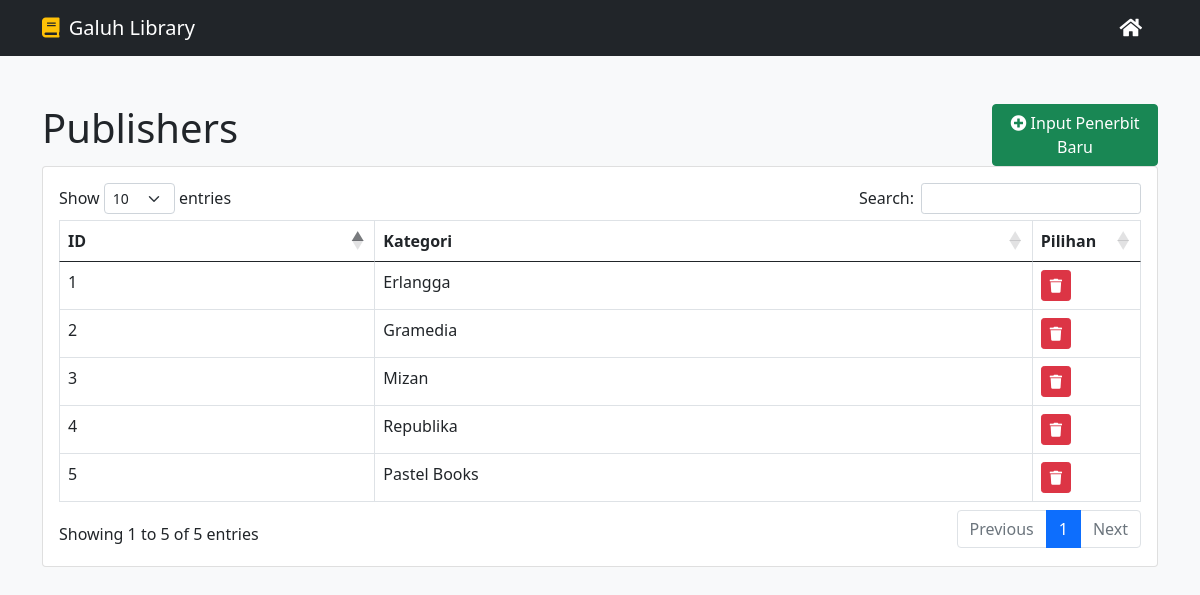
The page /publishers.php on the database its author committed.
### tables this page shows
CREATE TABLE `publishers` (
  `publisher_id` int(11) NOT NULL,
  `publisher_name` varchar(30) NOT NULL
);

### publishers.php (the view)
<?php include("master/head.php"); ?>
<div class="container">
    <div class="row">
        <div class="col-md-10">
            <h1>Publishers</h1>
        </div>
        <div class="col-md-2">
            <a class="btn btn-success float-end" href="input-publisher.php"><i class="fas fa-plus-circle"></i> Input Penerbit Baru</a>
        </div>
    </div>
    <div class="card card-light">
        <div class="card-body">
            <table class="table table-bordered" id="publishers">
                <thead>
                    <tr>
                        <th>ID</th>
                        <th>Kategori</th>
                        <th>Pilihan</th>
                    </tr>
                </thead>
                <tbody>
                    <?php
                        $sql = "SELECT * FROM publishers";
                        $query = mysqli_query($db, $sql);
                        while($publishers = mysqli_fetch_array($query)){
                            echo "<tr>";
                            echo "<td>".$publishers['publisher_id']."</td>";
                            echo "<td>".$publishers['publisher_name']."</td>";
                            echo "<td style='width:10%'>";
                            echo "<a class='btn btn-danger btn-sm' href='delete-publisher.php?publisher_id=".$publishers['publisher_id']."#publishers'><i class='fas fa-trash'></i></a>";
                            echo "</td>";
                            echo "</tr>";
                        }
                    ?>
                </tbody>
            </table>
        </div>
    </div>
</div>
<?php include("master/foot.php"); ?>

### rows shown on the page
publishers: publisher_id "1", publisher_name "Erlangga"
publishers: publisher_id "2", publisher_name "Gramedia"
publishers: publisher_id "3", publisher_name "Mizan"
publishers: publisher_id "4", publisher_name "Republika"
publishers: publisher_id "5", publisher_name "Pastel Books"
